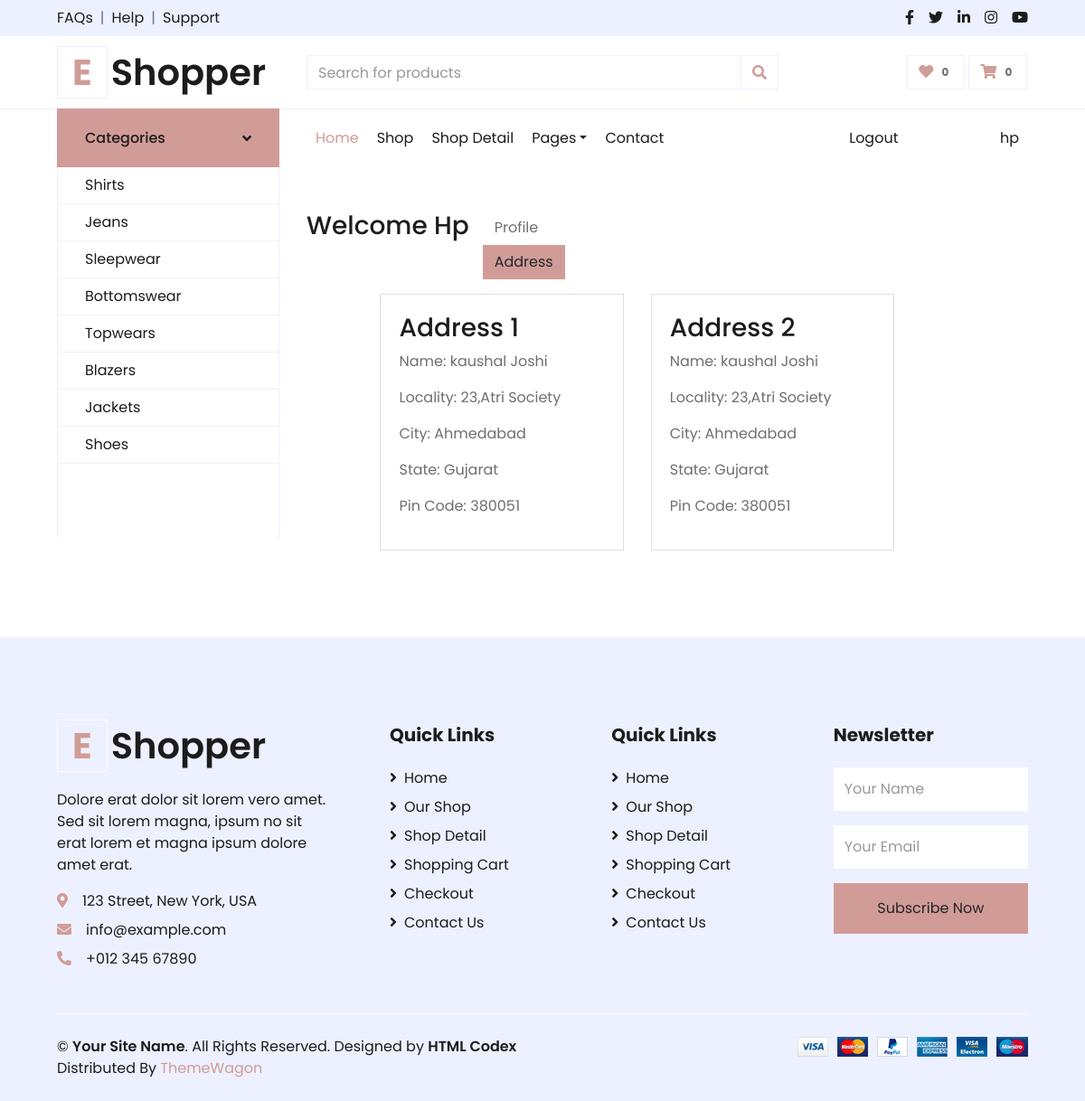
The page /address/ (signed in) on the database its author committed.
### consumer/models.py (models this page shows, shortened)
class Customer(models.Model):
    user = models.ForeignKey(User,on_delete=models.CASCADE)
    name = models.CharField(max_length=200)
    locality = models.CharField(max_length=300)
    state = models.CharField(choices=State_Choices,max_length=50)
    city = models.CharField(max_length=50)
    zipcode = models.IntegerField()

### consumer/views.py (the view)
# urls.py: path('address/', views.address,name='address'),
def address(request):
    add = Customer.objects.filter(user=request.user)
    return render(request,'consumer/address.html',{'add':add,'active':'btn-primary'})

### consumer/templates/consumer/address.html (shortened to what this page needs)
{% extends "core/base.html" %}
{% load static %}
{% block body %}
<div class="container my-5">
 <div class="row">
 <h3>Welcome <span class="text-capitalize">{{request.user}}</span></h3>
  <div class="col-sm-2 border-end">
   <ul class="list-unstyled">
    <li class="d-grid"><a href="{% url 'profile' %}" class="btn ">Profile</a></li>
    <li class="d-grid"><a href="{% url 'address' %}" class="btn {{active}}">Address</a></li>
   </ul>
  </div>
  <div class="col-sm-9 offset-sm-1">
   <div class="row">
    {% for ad in add %}
    <div class="col-sm-6">
     <div class="card">
      <div class="card-body">
       <h3>Address {{forloop.counter}}</h3>
       <p>Name: {{ad.name}}</p>
       <p>Locality: {{ad.locality}}</p>
       <p>City: {{ad.city}}</p>
       <p>State: {{ad.state}}</p>
       <p>Pin Code: {{ad.zipcode}}</p>
      </div>
     </div>
    </div>
    {% endfor %}
   </div>
  </div>
 </div>
</div>
{% endblock body %}

### core/templates/core/base.html (shortened to what this page needs)
{% load static %}
<!DOCTYPE html>
<html lang="en">
<head>
    <link href="https://cdnjs.cloudflare.com/ajax/libs/font-awesome/5.10.0/css/all.min.css" rel="stylesheet">
    <link href="{% static 'core/lib/owlcarousel/assets/owl.carousel.min.css' %}" rel="stylesheet">
    <link href="{% static 'core/css/style.css' %}" rel="stylesheet">
</head>
<body>
    <div class="container-fluid">
        <div class="row bg-secondary py-2 px-xl-5">
            <div class="col-lg-6 d-none d-lg-block">
                <div class="d-inline-flex align-items-center">
                    <a class="text-dark" href="">FAQs</a>
                    <span class="text-muted px-2">|</span>
                    <a class="text-dark" href="">Help</a>
                    <span class="text-muted px-2">|</span>
                    <a class="text-dark" href="">Support</a>
                </div>
            </div>
            <div class="col-lg-6 text-center text-lg-right">
                <div class="d-inline-flex align-items-center">
                    <a class="text-dark px-2" href="">
                        <i class="fab fa-facebook-f"></i>
                    </a>
                    <a class="text-dark px-2" href="">
                        <i class="fab fa-twitter"></i>
                    </a>
                    <a class="text-dark px-2" href="">
                        <i class="fab fa-linkedin-in"></i>
                    </a>
                    <a class="text-dark px-2" href="">
                        <i class="fab fa-instagram"></i>
                    </a>
                    <a class="text-dark pl-2" href="">
                        <i class="fab fa-youtube"></i>
                    </a>
                </div>
            </div>
        </div>
        <div class="row align-items-center py-3 px-xl-5">
            <div class="col-lg-3 d-none d-lg-block">
                <a href="{% url 'home' %}" class="text-decoration-none">
                    <h1 class="m-0 display-5 font-weight-semi-bold"><span class="text-primary font-weight-bold border px-3 mr-1">E</span>Shopper</h1>
                </a>
            </div>
            <div class="col-lg-6 col-6 text-left">
                <form action="/search" method="GET">
                    <div class="input-group">
                        <input type="text" class="form-control" placeholder="Search for products" name="query" id="query">
                        <div class="input-group-append">
                            <span class="input-group-text bg-transparent text-primary">
                                <i class="fa fa-search"></i>
                            </span>
                        </div>
                    </div>
                </form>
            </div>
            <div class="col-lg-3 col-6 text-right">
                <a href="" class="btn border">
                    <i class="fas fa-heart text-primary"></i>
                    <span class="badge">0</span>
                </a>
                <a href="" class="btn border">
                    <i class="fas fa-shopping-cart text-primary"></i>
                    <span class="badge">0</span>
                </a>
            </div>
        </div>
    </div>
    <div class="container-fluid mb-5">
        <div class="row border-top px-xl-5">
            <div class="col-lg-3 d-none d-lg-block">
                <a class="btn shadow-none d-flex align-items-center justify-content-between bg-primary text-white w-100" data-toggle="collapse" href="#navbar-vertical" style="height: 65px; margin-top: -1px; padding: 0 30px;">
                    <h6 class="m-0">Categories</h6>
                    <i class="fa fa-angle-down text-dark"></i>
                </a>
                <nav class="collapse show navbar navbar-vertical navbar-light align-items-start p-0 border border-top-0 border-bottom-0" id="navbar-vertical">
                    <div class="navbar-nav w-100 overflow-hidden" style="height: 410px">
                        <a href="{% url 'shirts' %}" class="nav-item nav-link">Shirts</a>
                        <a href="{% url 'jeans' %}" class="nav-item nav-link">Jeans</a>
                        <a href="{% url 'sleepwears' %}" class="nav-item nav-link">Sleepwear</a>
                        <a href="{% url 'bottomwears' %}" class="nav-item nav-link">Bottomswear</a>
                        <a href="{% url 'topwears' %}" class="nav-item nav-link">Topwears</a>
                        <a href="{% url 'blazzers' %}" class="nav-item nav-link">Blazers</a>
                        <a href="{% url 'jackets' %}" class="nav-item nav-link">Jackets</a>
                        <a href="{% url 'shoes' %}" class="nav-item nav-link">Shoes</a>
                    </div>
                </nav>
            </div>
            <div class="col-lg-9">
                <nav class="navbar navbar-expand-lg bg-light navbar-light py-3 py-lg-0 px-0">
                    <div class="collapse navbar-collapse justify-content-between" id="navbarCollapse">
                        <div class="navbar-nav mr-auto py-0">
                            <a href="{% url 'home' %}" class="nav-item nav-link active">Home</a>
                            <a href="{% url 'home' %}" class="nav-item nav-link">Shop</a>
                            <a href="{% url 'home' %}" class="nav-item nav-link">Shop Detail</a>
                            <div class="nav-item dropdown">
                                <a href="#" class="nav-link dropdown-toggle" data-toggle="dropdown">Pages</a>
                            </div>
                            <a href="contact.html" class="nav-item nav-link">Contact</a>
                        </div>
                        {% if not request.user.is_authenticated %}
                        <div class="navbar-nav ml-auto py-0">
                            <a href="{% url 'login' %}" class="nav-item nav-link">Login</a>
                            <a href="{% url 'register' %}" class="nav-item nav-link">Register</a>
                        </div>
                        {% elif request.user.is_authenticated %}
                         <div class="navbar-nav ml-auto py-0">
                            <a href="{% url 'logout' %}" class="nav-item nav-link">Logout</a>
                        </div>
                         <div class="navbar-nav ml-auto py-0">
                            <a href="{% url 'profile' %}" class="nav-item nav-link">{{request.user}}</a>
                        </div>
                        {% endif %}
                    </div>
                </nav>
                {% block body %} {% endblock  %}
            </div>
        </div>
    </div>
    <div class="container-fluid bg-secondary text-dark mt-5 pt-5">
        <div class="row px-xl-5 pt-5">
            <div class="col-lg-4 col-md-12 mb-5 pr-3 pr-xl-5">
                <a href="{% url 'home' %}" class="text-decoration-none">
                    <h1 class="mb-4 display-5 font-weight-semi-bold"><span class="text-primary font-weight-bold border border-white px-3 mr-1">E</span>Shopper</h1>
                </a>
                <p>Dolore erat dolor sit lorem vero amet. Sed sit lorem magna, ipsum no sit erat lorem et magna ipsum dolore amet erat.</p>
                <p class="mb-2"><i class="fa fa-map-marker-alt text-primary mr-3"></i>123 Street, New York, USA</p>
                <p class="mb-2"><i class="fa fa-envelope text-primary mr-3"></i>info@example.com</p>
                <p class="mb-0"><i class="fa fa-phone-alt text-primary mr-3"></i>+012 345 67890</p>
            </div>
            <div class="col-lg-8 col-md-12">
                <div class="row">
                    <div class="col-md-4 mb-5">
                        <h5 class="font-weight-bold text-dark mb-4">Quick Links</h5>
                        <div class="d-flex flex-column justify-content-start">
                            <a class="text-dark mb-2" href="{% url 'home' %}"><i class="fa fa-angle-right mr-2"></i>Home</a>
                            <a class="text-dark mb-2" href="{% url 'home' %}"><i class="fa fa-angle-right mr-2"></i>Our Shop</a>
                            <a class="text-dark mb-2" href="{% url 'home' %}"><i class="fa fa-angle-right mr-2"></i>Shop Detail</a>
                            <a class="text-dark mb-2" href="{% url 'cart' %}"><i class="fa fa-angle-right mr-2"></i>Shopping Cart</a>
                            <a class="text-dark mb-2" href="{% url 'checkout' %}"><i class="fa fa-angle-right mr-2"></i>Checkout</a>
                            <a class="text-dark" href="contact.html"><i class="fa fa-angle-right mr-2"></i>Contact Us</a>
                        </div>
                    </div>
                    <div class="col-md-4 mb-5">
                        <h5 class="font-weight-bold text-dark mb-4">Quick Links</h5>
                        <div class="d-flex flex-column justify-content-start">
                            <a class="text-dark mb-2" href="{% url 'home' %}"><i class="fa fa-angle-right mr-2"></i>Home</a>
                            <a class="text-dark mb-2" href="{% url 'home' %}"><i class="fa fa-angle-right mr-2"></i>Our Shop</a>
                            <a class="text-dark mb-2" href="{% url 'home' %}"><i class="fa fa-angle-right mr-2"></i>Shop Detail</a>
                            <a class="text-dark mb-2" href="{% url 'cart' %}"><i class="fa fa-angle-right mr-2"></i>Shopping Cart</a>
                            <a class="text-dark mb-2" href="{% url 'checkout' %}"><i class="fa fa-angle-right mr-2"></i>Checkout</a>
                            <a class="text-dark" href="contact.html"><i class="fa fa-angle-right mr-2"></i>Contact Us</a>
                        </div>
                    </div>
                    <div class="col-md-4 mb-5">
                        <h5 class="font-weight-bold text-dark mb-4">Newsletter</h5>
                        <form action="">
                            <div class="form-group">
                                <input type="text" class="form-control border-0 py-4" placeholder="Your Name" required="required" />
                            </div>
                            <div class="form-group">
                                <input type="email" class="form-control border-0 py-4" placeholder="Your Email"
                                    required="required" />
                            </div>
                            <div>
                                <button class="btn btn-primary btn-block border-0 py-3" type="submit">Subscribe Now</button>
                            </div>
                        </form>
                    </div>
                </div>
            </div>
        </div>
        <div class="row border-top border-light mx-xl-5 py-4">
            <div class="col-md-6 px-xl-0">
                <p class="mb-md-0 text-center text-md-left text-dark">
                    &copy; <a class="text-dark font-weight-semi-bold" href="#">Your Site Name</a>. All Rights Reserved. Designed
                    by
                    <a class="text-dark font-weight-semi-bold" href="https://htmlcodex.com">HTML Codex</a><br>
                    Distributed By <a href="https://themewagon.com" target="_blank">ThemeWagon</a>
                </p>
            </div>
            <div class="col-md-6 px-xl-0 text-center text-md-right">
                <img class="img-fluid" src="{% static 'core/img/payments.png' %}" alt="">
            </div>
        </div>
    </div>
</body>
</html>

### rows shown on the page
Customer: name "kaushal Joshi", locality "23,Atri Society", city "Ahmedabad", state "Gujarat", zipcode "380051"
Customer: name "kaushal Joshi", locality "23,Atri Society", city "Ahmedabad", state "Gujarat", zipcode "380051"

### other values the page prints
{{ request.user }} "hp"
{{ request.user }} "Hp"
